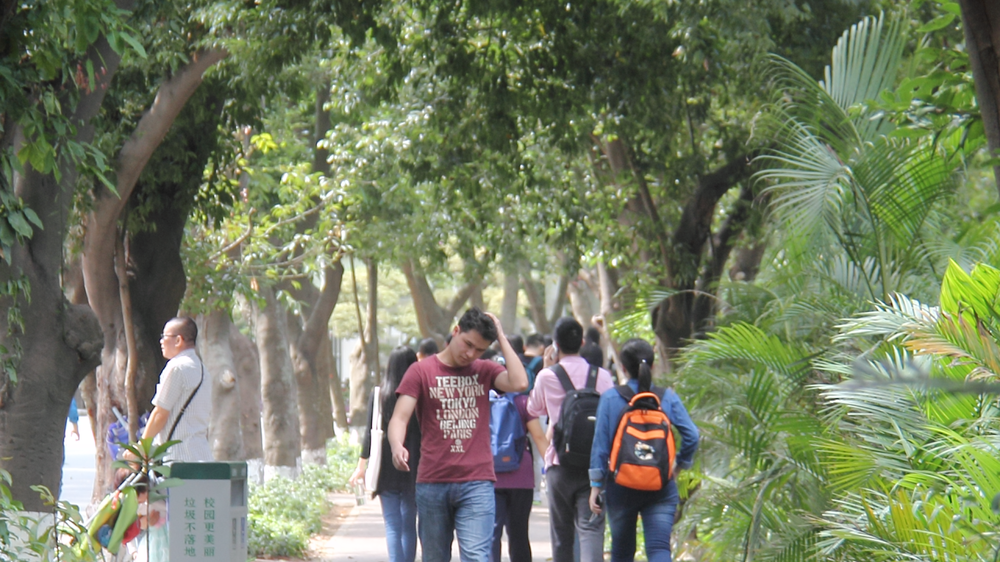
#> input picture ProcesamientoDigitalImagenes/Unidad1/imagenes/DPP0519.TIF, 1000 x 562 px, shrunk from 1920 x 1080 before the run, given in place of frutas.jpg, which was not available
$ jupyter execute --allow-errors lectura_imagenes_opencv.ipynb   (text cells are left out)
#> lines starting #> are read from the running program, lines starting #| are printed output that depends on the picture; pictures that were not available may be replaced by others from this repository, and a replacement may not be noted
[cell 1]
import cv2
import numpy as np
import matplotlib.pyplot as plt
import rawpy
import imageio.v2 as imageio
from pathlib import Path

# Función auxiliar para mostrar imágenes en escala de grises o color
def mostrar_img(img, titulo="Imagen", cmap=None):
    plt.figure(figsize=(5,5))
    if len(img.shape) == 2:  # Escala de grises
        plt.imshow(img, cmap='gray')
    else:  # Color (BGR a RGB para mostrar correctamente)
        plt.imshow(cv2.cvtColor(img, cv2.COLOR_BGR2RGB))
    plt.title(titulo)
    plt.axis('off')
    plt.show()

[cell 2]
# Ruta a las imágenes (ajustar según tu carpeta local)
carpeta = Path("imagenes")

# JPG
img_jpg = cv2.imread(str(carpeta / "frutas.jpg"))
#> img_jpg is the input picture: shape (562, 1000, 3); mean B, G, R 98.3, 124.5, 115.8
mostrar_img(img_jpg, "Imagen JPG")

# PNG con canal alfa (transparencia)
img_png = cv2.imread(str(carpeta / "373-3730435_paloma-dibujo-png.png"), cv2.IMREAD_UNCHANGED)
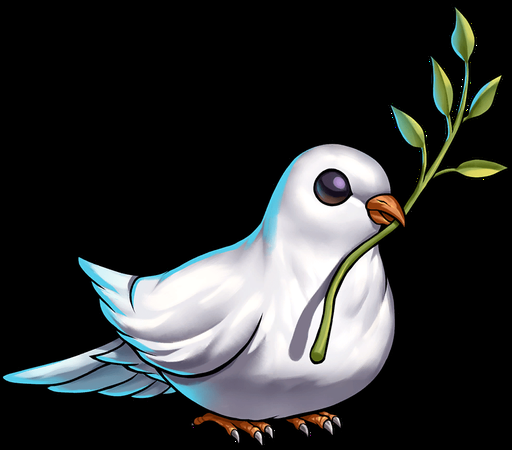
#> input picture ProcesamientoDigitalImagenes/Unidad1/imagenes/373-3730435_paloma-dibujo-png.png, 512 x 450 px, shrunk from 983 x 864 before the run
#> img_png is the input picture: shape (450, 512, 4); mean B, G, R, A 49.4, 49.3, 47.3, 76.6
mostrar_img(img_png[:, :, :3], "Imagen PNG (RGB)")

# TIFF en escala de grises
img_tiff = cv2.imread(str(carpeta / "DPP0357.TIF"), cv2.IMREAD_GRAYSCALE)
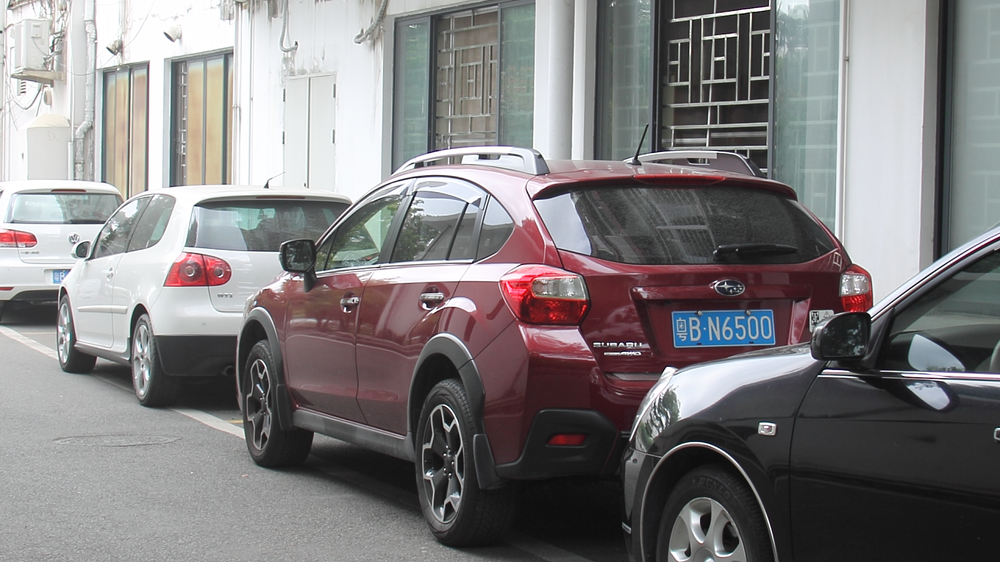
#> input picture ProcesamientoDigitalImagenes/Unidad1/imagenes/DPP0357.TIF, 1000 x 562 px, shrunk from 1920 x 1080 before the run
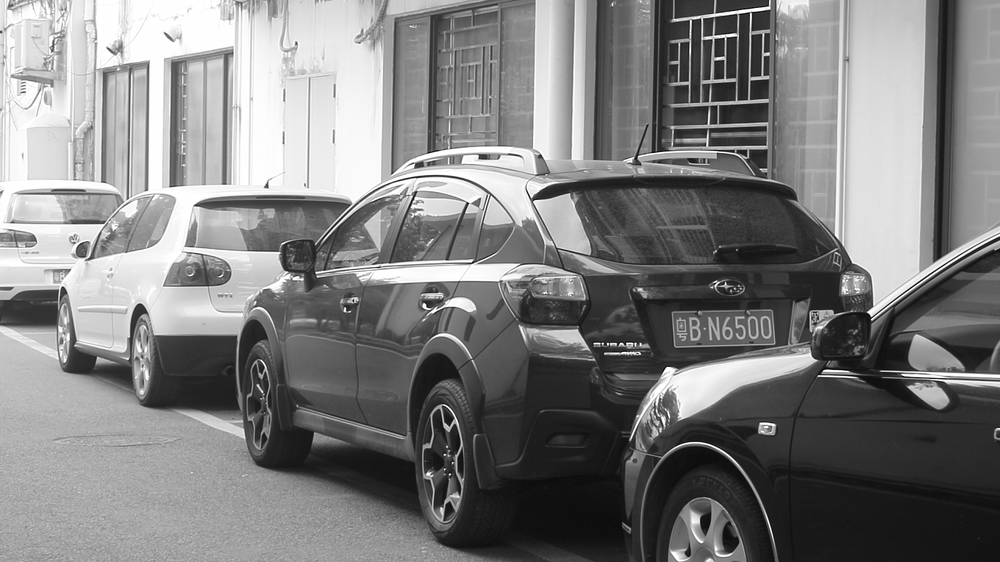
#> img_tiff: shape (562, 1000); min 1, max 255, mean 126.5
mostrar_img(img_tiff, "Imagen TIFF (grises)")

# TIFF en escala de color
img_tiff2 = cv2.imread(str(carpeta / "DPP0357.TIF"), cv2.IMREAD_UNCHANGED)
#> img_tiff2 is the input picture: shape (562, 1000, 3); mean B, G, R 126.6, 125.5, 128.4
mostrar_img(img_tiff2, "Imagen TIFF")
